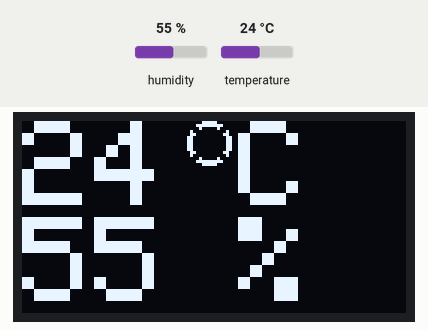
Simulated run of this sketch. Board: ESP32. On the bench: 128×64 one-colour display. The inputs (shaded band) are chosen by the test bench; at power-on: humidity 55 %, temperature 24 °C. The display library's start-up logo is not drawn; what the sketch prints to the serial monitor is not drawn.

Above: at 1.2 s.
1.3 s: humidity set to 22 %
At 2.0 s:
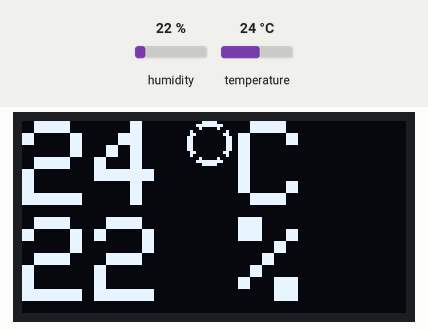
3.1 s: temperature set to 12 °C
At 5.3 s:
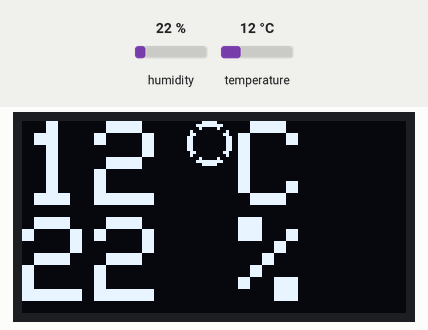
5.6 s: humidity set to 40 %
At 7.5 s:
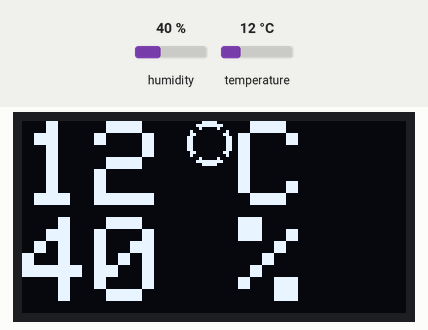
8.2 s: temperature set to 19 °C
At 9.6 s:
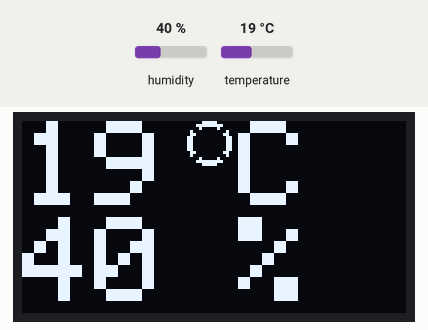
Timing chart, 0 to 11.2 s (numbered marks = the images above; inputs shaded):
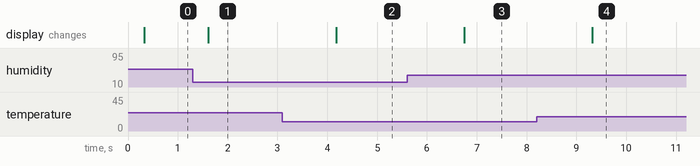

Measured:
- after the input at 1.3 s, the display: changes after 0.31 s (image 1)
- after the input at 3.1 s, the display: changes after 1.1 s (image 2)
- after the input at 5.6 s, the display: changes after 1.2 s (image 3)
- after the input at 8.2 s, the display: changes after 1.1 s (image 4)

The sketch:

Feuchtigkeit-Temperatur-Sensor.ino
```cpp
/*
Programm für eine kleine Wetterstation mit Temperatur und Feuchtigkeitssensor
Autor:  Niels Nawrot, nani1013
E-Mail: nani1013@hs-karlsruhe.de
Datum:  25.05.2019

Verwendete Bauteile:
- ESP32 Dev-Module
- OLED 1306
- DHT11 Sensor
*/

//==============================
//Bibliotheken
//==============================
//Fuer den Sensor
#include <SimpleDHT.h>            //Version 1.0.2
//Fuer die Anzeige auf dem OLED
#include <Wire.h>
#include <Adafruit_GFX.h>         //Version 1.4.9
#include <Adafruit_SSD1306.h>     //Version 1.2.9

#define OLED_RESET 4
#define SCREEN_WIDTH 128
#define SCREEN_HEIGHT 64
Adafruit_SSD1306 display(SCREEN_WIDTH, SCREEN_HEIGHT, &Wire, OLED_RESET);

//==============================
//Funktionen
//==============================
int pinDHT11 = 2;
SimpleDHT11 dht11;

//setzt den Display zurück und legt die Textgröße fest, wird einmalig beim Start aufgerufen -> setup()
void displaySetup() {
  display.begin(SSD1306_SWITCHCAPVCC, 0x3C);
  display.display();
  display.clearDisplay();           //reinigt den Bildschirm am Anfang
  display.setTextSize(4);           //Textgroesse 4 entspricht dem halbem Bildschirm
  display.setTextColor(INVERSE);    //Inverse des schwarzen Bildschirms -> weiss
}


void setup() {
  Serial.begin(9600); //legt BAUD fuer den seriellen Monitor fest
  displaySetup();
}

//S
void displayOutput(int temp, int hum) {
  Serial.println("===================================");  //Kommentar auf dem seriellen Monitor
  Serial.println("Display wird beschriftet...");

  //Display Ausgabe
  display.setCursor(0,0);
  //Ausgabe der Temperatur in Celsius in einer Zeile
  if(temp < 10) {
    display.print(" ");
    display.print(temp);
    display.println(" C");
  }
  else {
    display.print(temp);
    display.println(" C");
  }
  //Ausgabe der Feuchtigkeit in Prozent in einer Zeile
  display.print(hum);
  display.print(" %");
  display.drawCircle(62, 7, 7, INVERSE);  //Zwei Kreise als °-Zeichen
  display.drawCircle(62, 7, 6, INVERSE);
  display.display();
}

void loop() {
  Serial.println("===================================");
  Serial.println("Lese Daten des DHT11...");

  byte temperature = 0;
  byte humidity = 0;
  if (dht11.read(pinDHT11, &temperature, &humidity, NULL)) {
    Serial.print("Fehler beim Lesen des DHT11 Moduls");
    return;
  }

  //Anpassung der Temperatur und Luftfeuchtigkeit, falls verschobe
  int leveledTemp = (int)temperature;
  int leveledHum = (int)humidity;

  Serial.print("Lesen erfolgreich:\n");
  Serial.print("Gemessene  Temperatur:       "); Serial.print((int)temperature); Serial.println(" °C, ");
  Serial.print("Gemessene  Luftfeuchtigkeit: "); Serial.print((int)humidity); Serial.println(" %");
  Serial.print("Angepasste Temperatur:       "); Serial.print((int)temperature); Serial.println(" °C, ");
  Serial.print("Angepasste Luftfeuchtigkeit: "); Serial.print((int)humidity); Serial.println(" %");

  displayOutput(leveledTemp, leveledHum);

  // delay in ms -> 1000  bedeutet alle Sekunde
  delay(1000);
  display.clearDisplay();
  Serial.println("Display bereinigt");
}
```
